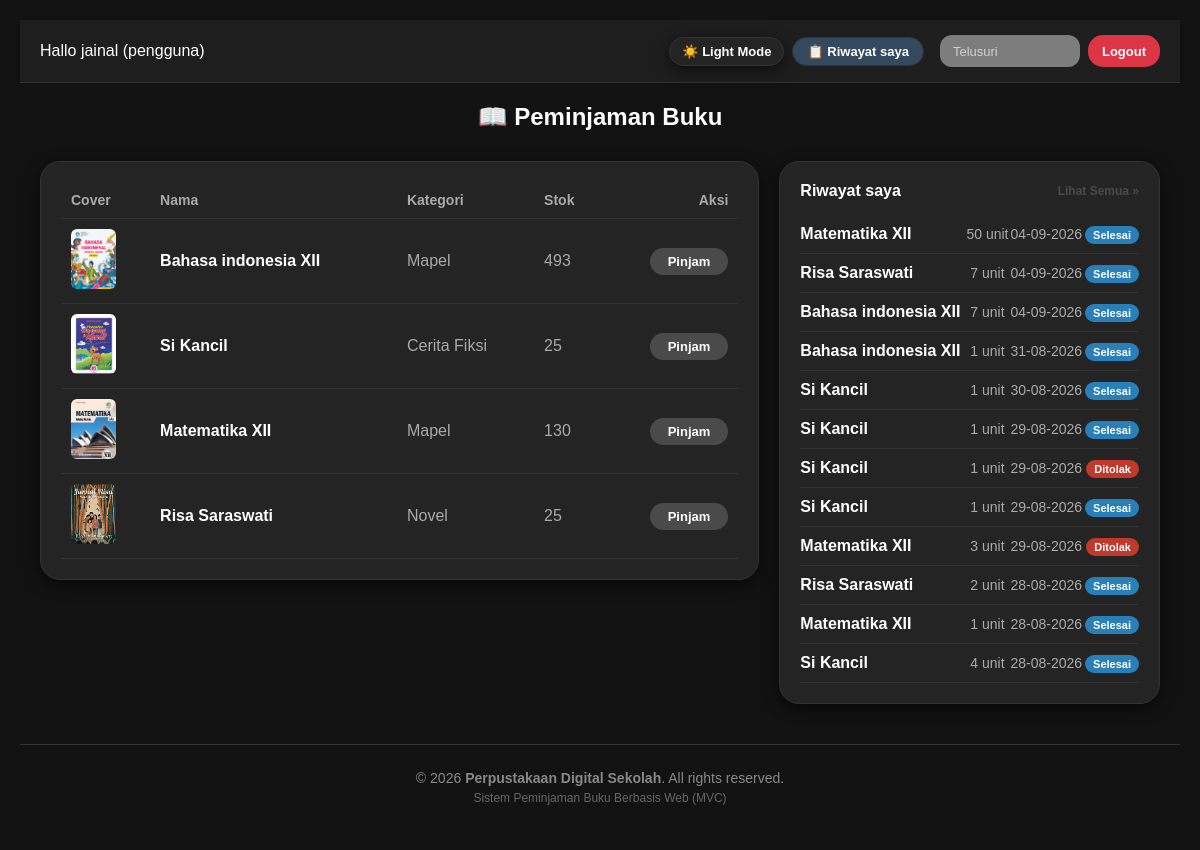
/index.php?page=siswa&action=dashboard (signed in), run on an earlier commit of the app's database.
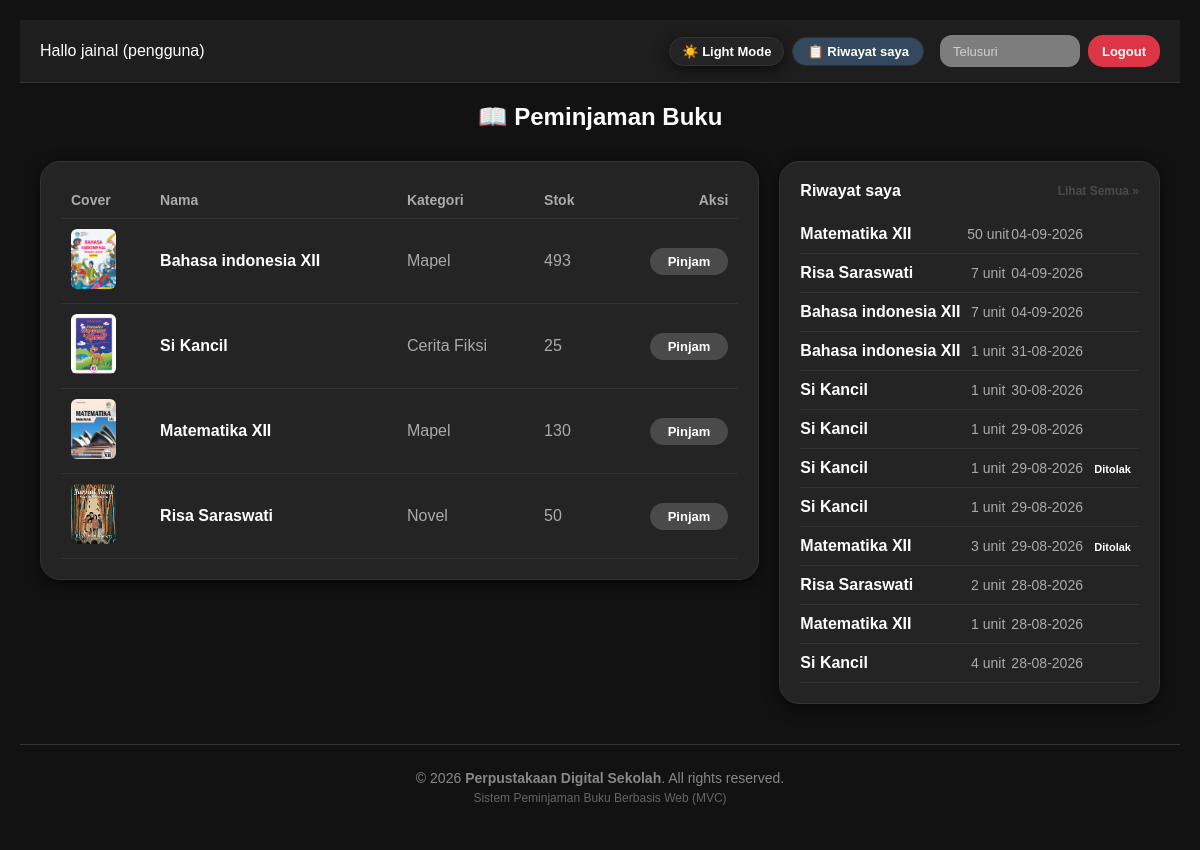
And on a later commit of the database.
### tables this page shows
CREATE TABLE `buku` (
  `id_buku` int(11) NOT NULL,
  `nama_buku` varchar(150) NOT NULL,
  `id_kategori` int(11) NOT NULL,
  `stok` int(11) NOT NULL DEFAULT 0,
  `gambar` varchar(255) DEFAULT NULL
);

CREATE TABLE `kategori` (
  `id_kategori` int(11) NOT NULL,
  `nama_kategori` varchar(100) NOT NULL
);

CREATE TABLE `peminjaman` (
  `id_pinjam` int(11) NOT NULL,
  `id_user` int(11) NOT NULL,
  `id_buku` int(11) NOT NULL,
  `jumlah` int(11) NOT NULL DEFAULT 1,
  `tgl_pinjam` date NOT NULL,
  `tanggal_kembali_rencana` date DEFAULT NULL,
  `tanggal_dikembalikan` date DEFAULT NULL,
  `tgl_kembali` date NOT NULL,
  `status` enum('Dipinjam','Menunggu Pengembalian','Dikembalikan','Ditolak') DEFAULT 'Dipinjam',
  `denda` int(11) DEFAULT 0
);

### controllers/SiswaController.php (called while the page is built, shortened)
<?php
require_once 'models/BukuModel.php';
require_once 'models/PinjamModel.php';
class SiswaController {
    private $bukuModel;
    private $pinjamModel;
    public function __construct() {
        $database = new Database();
        $this->db = $database->getConnection();
        $this->bukuModel = new BukuModel($this->db);
        $this->pinjamModel = new PinjamModel($this->db);
    }
public function dashboard() {
    $search = $_GET['search'] ?? '';
    $id_user = $_SESSION['user']['id_user'];
    $bukuList = $this->bukuModel->getAllBuku($search);
    $riwayat = $this->pinjamModel->getPinjamanByUserId($id_user);
    require_once 'views/siswa/dashboard.php';
}
}

### config/Database.php (called while the page is built, shortened)
<?php
class Database {
    private $host = "localhost";
    private $user = "root";
    private $pass = "";
    private $dbname = "db_peminjamanbuku2";
    public function getConnection() {
        $this->conn = null;
        try {
            $this->conn = new PDO("mysql:host=" . $this->host . ";dbname=" . $this->dbname, $this->user, $this->pass);
            $this->conn->setAttribute(PDO::ATTR_ERRMODE, PDO::ERRMODE_EXCEPTION);
        } catch(PDOException $exception) {
            echo "Connection error: " . $exception->getMessage();
        }
        return $this->conn;
    }
}

### models/BukuModel.php (called while the page is built, shortened)
<?php
class BukuModel {
    private $conn;
    private $table = 'buku';
    public function __construct($db) {
        $this->conn = $db;
    }
    public function getAllBuku($search = '') {
        $query = "SELECT b.*, k.nama_kategori
                  FROM " . $this->table . " b
                  LEFT JOIN kategori k ON b.id_kategori = k.id_kategori";
        $query .= " ORDER BY b.id_buku DESC";
        $stmt = $this->conn->prepare($query);
        $stmt->execute();
        return $stmt->fetchAll(PDO::FETCH_ASSOC);
    }
}

### models/PinjamModel.php (called while the page is built, shortened)
<?php
class PinjamModel {
    private $conn;
    private $table = 'peminjaman';
    public function __construct($db) {
        $this->conn = $db;
    }
    public function getPinjamanByUserId($id_user) {
    $query = "SELECT p.*, b.nama_buku
              FROM " . $this->table . " p
              JOIN buku b ON p.id_buku = b.id_buku
              WHERE p.id_user = :id_user
              ORDER BY p.id_pinjam DESC";
    $stmt = $this->conn->prepare($query);
    $stmt->bindParam(':id_user', $id_user);
    $stmt->execute();
    return $stmt->fetchAll(PDO::FETCH_ASSOC);
}
}

### views/siswa/dashboard.php (the view, shortened to what this page needs)
<?php include 'views/layout/header.php'; ?>
<div class="header-bar">
    <div style="color: var(--text-main); font-weight: 500;">Hallo <?= htmlspecialchars($_SESSION['user']['nama']); ?> (pengguna)</div>
    <div style="display: flex; align-items: center; gap: 8px; flex-wrap: wrap;">
        <button id="themeToggle" class="theme-toggle-btn" onclick="toggleTheme()">🌙 Dark Mode</button>
        <a href="index.php?page=siswa&action=riwayat" class="btn-nav">📋 Riwayat saya</a>
        <form method="GET" action="index.php" style="display:inline; margin: 0;">
            <input type="text" name="search" placeholder="Telusuri" value="<?= htmlspecialchars($_GET['search'] ?? ''); ?>" class="input-dark" style="width:140px; height: 32px; box-sizing: border-box; font-size: 13px;">
        </form>
        <a href="index.php?page=logout" class="btn-red" style="height: 32px; box-sizing: border-box;">Logout</a>
    </div>
</div>
<h2 style="text-align:center; margin-bottom: 30px; color: var(--text-main);">📖 Peminjaman Buku</h2>
<div style="display: flex; gap: 20px; padding: 0 20px; align-items: flex-start; flex-wrap: wrap;">
    <div class="card" style="flex: 2; min-width: 300px;">
        <table style="width: 100%; border-collapse: collapse;">
            <thead>
                <tr style="color: var(--table-header-color); font-size: 14px; text-align: left; border-bottom: 1px solid var(--border-color);">
                    <th style="padding: 10px;">Cover</th>
                    <th style="padding: 10px;">Nama</th>
                    <th style="padding: 10px;">Kategori</th>
                    <th style="padding: 10px;">Stok</th>
                    <th style="padding: 10px; text-align: right;">Aksi</th>
                </tr>
            </thead>
            <tbody>
                <?php if (!empty($bukuList)): ?>
                    <?php foreach ($bukuList as $b): ?>
                    <tr style="border-bottom: 1px solid var(--table-border);">
                        <td style="padding: 10px;">
                            <?php if (!empty($b['gambar']) && file_exists('uploads/' . $b['gambar'])): ?>
                                <img src="uploads/<?= htmlspecialchars($b['gambar']); ?>" alt="Cover" style="width: 45px; height: 60px; object-fit: cover; border-radius: 6px;">
                            <?php else: ?>
                                <div style="width: 45px; height: 60px; background: var(--cover-placeholder-bg); border-radius: 6px; display: flex; align-items: center; justify-content: center; font-size: 20px;">📘</div>
                            <?php endif; ?>
                        </td>
                        <td style="padding: 12px 10px; font-weight: bold; color: var(--text-main);"><?= htmlspecialchars($b['nama_buku']); ?></td>
                        <td style="padding: 12px 10px; color: var(--text-muted);"><?= htmlspecialchars($b['nama_kategori'] ?? '-'); ?></td>
                        <td style="padding: 12px 10px; color: var(--text-muted);"><?= $b['stok']; ?></td>
                        <td style="padding: 12px 10px; text-align: right;">
                            <a href="index.php?page=siswa&action=ajukanPinjam&id=<?= $b['id_buku']; ?>" class="btn btn-blue">Pinjam</a>
                        </td>
                    </tr>
                    <?php endforeach; ?>
                <?php else: ?>
                    <tr>
                        <td colspan="5" style="text-align: center; color: var(--text-muted); padding: 20px;">Buku tidak ditemukan.</td>
                    </tr>
                <?php endif; ?>
            </tbody>
        </table>
    </div>
    <div class="card" style="flex: 1; min-width: 280px; height: fit-content;">
        <div style="display: flex; justify-content: space-between; align-items: center; margin-bottom: 15px;">
            <h3 style="margin: 0; font-size: 16px; color: var(--text-main);">Riwayat saya</h3>
            <a href="index.php?page=siswa&action=riwayat" style="color: var(--btn-blue-bg); text-decoration: none; font-size: 12px; font-weight: bold;">Lihat Semua &raquo;</a>
        </div>
        <table style="width: 100%; border-collapse: collapse;">
            <tbody>
                <?php if (!empty($riwayatSaya)): ?>
                    <?php foreach ($riwayatSaya as $r): ?>
                    <tr style="border-bottom: 1px solid var(--table-border);">
                        <td style="padding: 10px 0; font-weight: bold; font-size: 14px; color: var(--text-main);">
                            <?= htmlspecialchars($r['nama_buku']); ?>
                        </td>
                        <td style="padding: 10px 0; font-size: 12px; color: var(--text-muted); text-align: center;">
                            <?= $r['jumlah']; ?> unit<br>
                            <span style="font-size: 10px; color: var(--text-muted);"><?= date('d-m-Y', strtotime($r['tgl_pinjam'])); ?></span>
                        </td>
                        <td style="padding: 10px 0; text-align: right;">
                            <span class="status-badge status-<?= $r['status']; ?>"><?= $r['status']; ?></span>
                        </td>
                    </tr>
                    <?php endforeach; ?>
                <?php elseif (!empty($riwayat)): ?>
                    <?php foreach ($riwayat as $r): ?>
                    <tr style="border-bottom: 1px solid var(--table-border);">
                        <td style="padding: 10px 0; font-weight: bold; color: var(--text-main);"><?= htmlspecialchars($r['nama_buku']); ?></td>
                        <td style="padding: 10px 0; color: var(--text-muted); font-size: 14px; text-align: center;"><?= $r['jumlah']; ?> unit</td>
                        <td style="padding: 10px 0; color: var(--text-muted); font-size: 14px; text-align: center;"><?= date('d-m-Y', strtotime($r['tgl_pinjam'])); ?></td>
                        <td style="padding: 10px 0; text-align: right;">
                            <span class="status-badge status-<?= $r['status']; ?>">
                                <?= $r['status']; ?>
                            </span>
                        </td>
                    </tr>
                    <?php endforeach; ?>
                <?php else: ?>
                    <tr>
                        <td colspan="3" style="text-align: center; color: var(--text-muted); padding: 15px; font-size: 13px;">Belum ada riwayat peminjaman.</td>
                    </tr>
                <?php endif; ?>
            </tbody>
        </table>
    </div>
</div>
<?php include 'views/layout/footer.php'; ?>

### index.php (shortened to what this page needs)
<?php
require_once 'config/Database.php';
$page = $_GET['page'] ?? 'login';
$action = $_GET['action'] ?? 'index';
if ($page == 'login') {
    require_once 'controllers/AuthController.php';
    $controller = new AuthController();
    if ($_SERVER['REQUEST_METHOD'] === 'POST') {
        $controller->login();
    } else {
        $controller->showLogin();
    }
} elseif ($page == 'logout') {
    require_once 'controllers/AuthController.php';
    (new AuthController())->logout();
} elseif ($page == 'siswa') {
    require_once 'controllers/SiswaController.php';
    $controller = new SiswaController();
    if ($action == 'ajukanPinjam') {
        $controller->ajukanPinjam();
    } elseif ($action == 'prosesPinjam') {
        $controller->prosesPinjam();
    } elseif ($action == 'kembalikanBuku') {
        $controller->kembalikanBuku();
    } elseif ($action == 'riwayat') {
        $controller->riwayat();
    } else {
        $controller->dashboard();
    }
}

### views/layout/header.php (shortened to what this page needs)
<!DOCTYPE html>
<html lang="id">
<head>
</head>
<body>

### views/layout/footer.php
    <footer style="margin-top: 40px; padding: 20px 0; text-align: center; border-top: 1px solid #333; color: #888888; font-size: 14px;">
        <div style="max-width: 1200px; margin: 0 auto; padding: 0 15px;">
            <p style="margin: 5px 0;">&copy; <?= date('Y'); ?> <strong>Perpustakaan Digital Sekolah</strong>. All rights reserved.</p>
            <p style="margin: 5px 0; font-size: 12px; color: #666666;">Sistem Peminjaman Buku Berbasis Web (MVC)</p>
        </div>
    </footer>
</body>
</html>

### views/layout/header.php (style rules this page uses)
body { background-color: #1a1a1a; color: #ffffff; font-family: 'Segoe UI', Tahoma, Geneva, Verdana, sans-serif; margin: 0; padding: 20px; }
:root { --bg-body: #f8f9fa; --bg-card: #ffffff; --bg-header: #ffffff; --text-main: #333333; --text-muted: #6c757d; --border-color: #e0e0e0; --input-bg: #ffffff; --input-border: #ced4da; --input-text: #495057; --input-placeholder: #adb5bd; --table-border: #e9ecef; --table-header-color: #495057; --cover-placeholder-bg: #e9ecef; --btn-nav-bg: #e9ecef; --btn-nav-text: #495057; --btn-nav-hover: #dee2e6; --btn-blue-bg: #007bff; --btn-blue-hover: #0056b3; --shadow: 0 4px 15px rgba(0, 0, 0, 0.05); }
[data-theme="dark"] { --bg-body: #121212; --bg-card: #242424; --bg-header: #1e1e1e; --text-main: #ffffff; --text-muted: #aaa; --border-color: #333333; --input-bg: #7d7d7d; --input-border: transparent; --input-text: #ffffff; --input-placeholder: #d1d1d1; --table-border: #333333; --table-header-color: #aaa; --cover-placeholder-bg: #444444; --btn-nav-bg: #34495e; --btn-nav-text: white; --btn-nav-hover: #2c3e50; --btn-blue-bg: #4a4a4a; --btn-blue-hover: #666666; --shadow: 0 4px 15px rgba(0, 0, 0, 0.6); }
body { background-color: var(--bg-body); color: var(--text-main); font-family: Arial, sans-serif; margin: 0; transition: background-color 0.3s, color 0.3s; }
.card { background-color: var(--bg-card); border: 1px solid var(--border-color); border-radius: 20px; box-shadow: var(--shadow); padding: 20px; box-sizing: border-box; transition: background-color 0.3s, border-color 0.3s; }
.header-bar { display: flex; justify-content: space-between; align-items: center; padding: 15px 20px; background: var(--bg-header); border-bottom: 1px solid var(--border-color); margin-bottom: 20px; transition: background-color 0.3s, border-color 0.3s; }
.status-badge { padding: 3px 8px; border-radius: 10px; font-size: 11px; font-weight: bold; text-transform: capitalize; }
.btn-nav { background-color: var(--btn-nav-bg); color: var(--btn-nav-text); padding: 6px 14px; border-radius: 15px; text-decoration: none; font-size: 13px; font-weight: bold; margin-right: 8px; display: inline-flex; align-items: center; transition: background-color 0.2s; border: 1px solid var(--border-color); }
.input-dark { background-color: var(--input-bg); border: 1px solid var(--input-border); color: var(--input-text); padding: 6px 12px; border-radius: 12px; outline: none; transition: background-color 0.3s, color 0.3s; }
.input-dark::placeholder { color: var(--input-placeholder); }
.btn-blue { background-color: var(--btn-blue-bg); color: white; border: none; padding: 6px 18px; border-radius: 15px; text-decoration: none; font-size: 13px; font-weight: bold; cursor: pointer; transition: opacity 0.2s; }
.btn-red { background-color: #dc3545; color: white; border: none; padding: 6px 14px; border-radius: 15px; text-decoration: none; font-size: 13px; font-weight: bold; display: inline-flex; align-items: center; cursor: pointer; transition: opacity 0.2s; }
.theme-toggle-btn { background-color: var(--bg-card); color: var(--text-main); border: 1px solid var(--border-color); padding: 6px 12px; border-radius: 15px; cursor: pointer; font-size: 13px; font-weight: bold; box-shadow: var(--shadow); transition: background-color 0.2s; }
.status-selesai { background-color: #2980b9; color: #fff; }
.status-ditolak { background-color: #c0392b; color: #fff; }

What changed in the data, as far as the page shows it:
changed buku "Risa Saraswati": stok "25" → "50"
changed peminjaman (number 1 of 12 on the later page): status "Selesai" → (not shown)
changed peminjaman (number 2 of 12 on the later page): status "Selesai" → (not shown)
changed peminjaman (number 3 of 12 on the later page): status "Selesai" → (not shown)
changed peminjaman (number 4 of 12 on the later page): status "Selesai" → (not shown)
changed peminjaman (number 5 of 12 on the later page): status "Selesai" → (not shown)
changed peminjaman (number 6 of 12 on the later page): status "Selesai" → (not shown)
changed peminjaman (number 7 of 12 on the later page): status "ditolak" → "Ditolak" (drawn)
changed peminjaman (number 8 of 12 on the later page): status "Selesai" → (not shown)
changed peminjaman (number 9 of 12 on the later page): status "ditolak" → "Ditolak" (drawn)
changed peminjaman (number 10 of 12 on the later page): status "Selesai" → (not shown)
changed peminjaman (number 11 of 12 on the later page): status "Selesai" → (not shown)
changed peminjaman (number 12 of 12 on the later page): status "Selesai" → (not shown)
